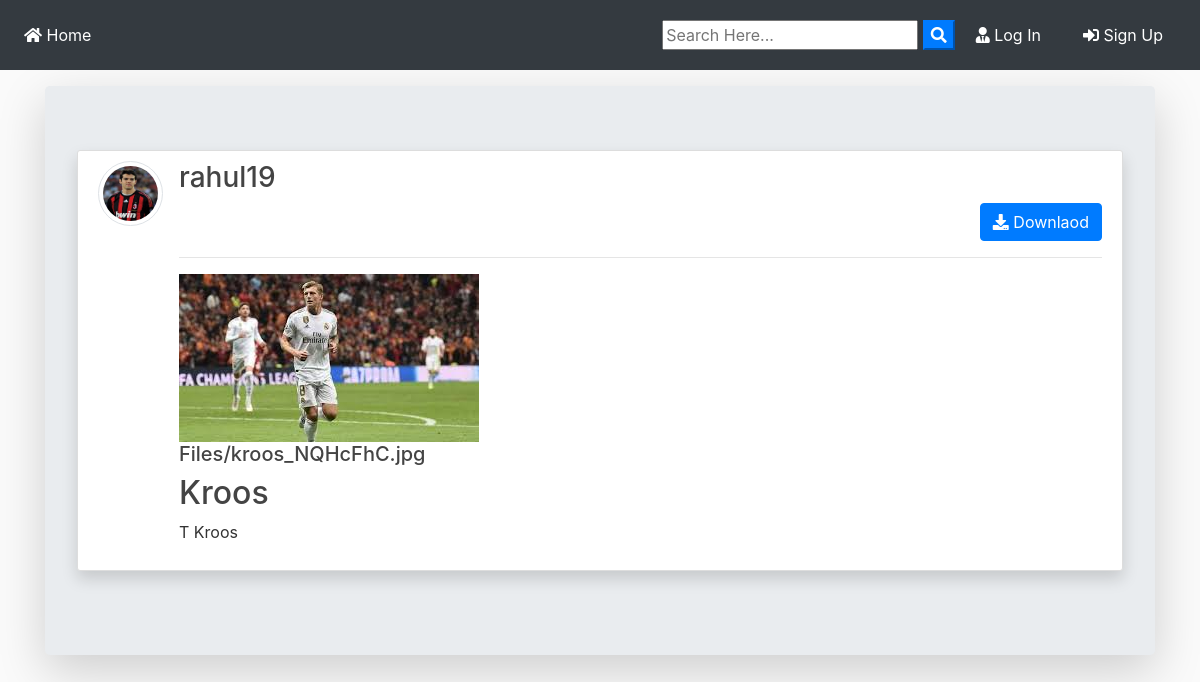
The app's page /post/55/ with its own data.
### blog/models.py (models this page shows, shortened)
class Post(models.Model):
	title = models.CharField(max_length=100)
	file = models.FileField(null=True,blank=True,upload_to='Files')
	content = models.TextField()
	date_posted = models.DateTimeField(default=timezone.now)
	author = models.ForeignKey(User, on_delete=models.CASCADE)
	private = models.BooleanField()
	def extension(self):
		name, extension = os.path.splitext(self.file.name)
		return extension

### users/models.py (models this page shows, shortened)
class Profile(models.Model):
    user = models.OneToOneField(User, on_delete=models.CASCADE)
    image = models.ImageField(default='default.jpg', upload_to='profile_pics')

### blog/views.py (the view)
# urls.py: path('post/<int:pk>/', PostDetailView.as_view(), name='post-detail'),
class PostDetailView(DetailView):
    model = Post
    template_name = 'blog/post_detail.html'

### blog/templates/blog/post_detail.html (shortened to what this page needs)
{% extends "blog/base.html" %}
{% block content %}
<div class="jumbotron mt-3 shadow-lg">
<article class="media content-section shadow ">
   <a href="{{ object.author.profile.image.url }} " target="_blank"> <img src="{{ object.author.profile.image.url }}  " alt="" class="article-img rounded-circle img-thumbnail img-fluid">
   </a>
    <div class="media-body">
      <div class="">
        <div class="d-flex justify-content-between">
        <a class="mr-2 mt-0 mb-0  text-dark" href="{% url 'user-posts' object.author.username  %}"><h3>{{ object.author }}</h3></a>
        </div>
        {% if object.author != user %}
          <div class="form-group mt-0 pt-0 d-flex justify-content-end">
            <a href="{{ object.file.url }}" download class="btn btn-primary flex-last" type="submit"><i class="fas fa-download"></i> Downlaod</a>
          </div>
        {% endif %}
        <hr>
      </div>
      <div>
        {% if object.file %}
          {% if object.extension == '.jpg' or object.extension == 'jpeg' or object.extension == 'png' %}
            <a href="{{ object.file.url }}"  download ><img src="{{ object.file.url }}" alt="" class="img-fluid "></a>
            <a href="{{ object.file.url }}"  download class="text-dark"><h5>{{ object.file }}</h5></a>
          {% else %}
            <a href="{{ object.file.url }}"  download class="text-dark"><h5>{{ object.file }}</h5></a>
          {% endif %}
        {% endif %}
      </div>
      <h2>{{ object.title }}</h2>
      <p class="article-content">{{ object.content }}</p>
    </div>
  </article>
{% endblock content %}

### blog/static/blog/main.css (style rules this page uses)
body { background: #fafafa; color: #333333; margin-top: 0; }
h1, h2, h3, h4, h5, h6 { color: #444444; }
.content-section { background: #ffffff; padding: 10px 20px; border: 1px solid #dddddd; border-radius: 3px; margin-bottom: 20px; }
.article-content { white-space: pre-line; }
.article-img { height: 65px; width: 65px; margin-right: 16px; }

### records on screen
Post: author.profile.image (picture), author "rahul19", file (picture), file "Files/kroos_NQHcFhC.jpg", title "Kroos", content "T Kroos"
